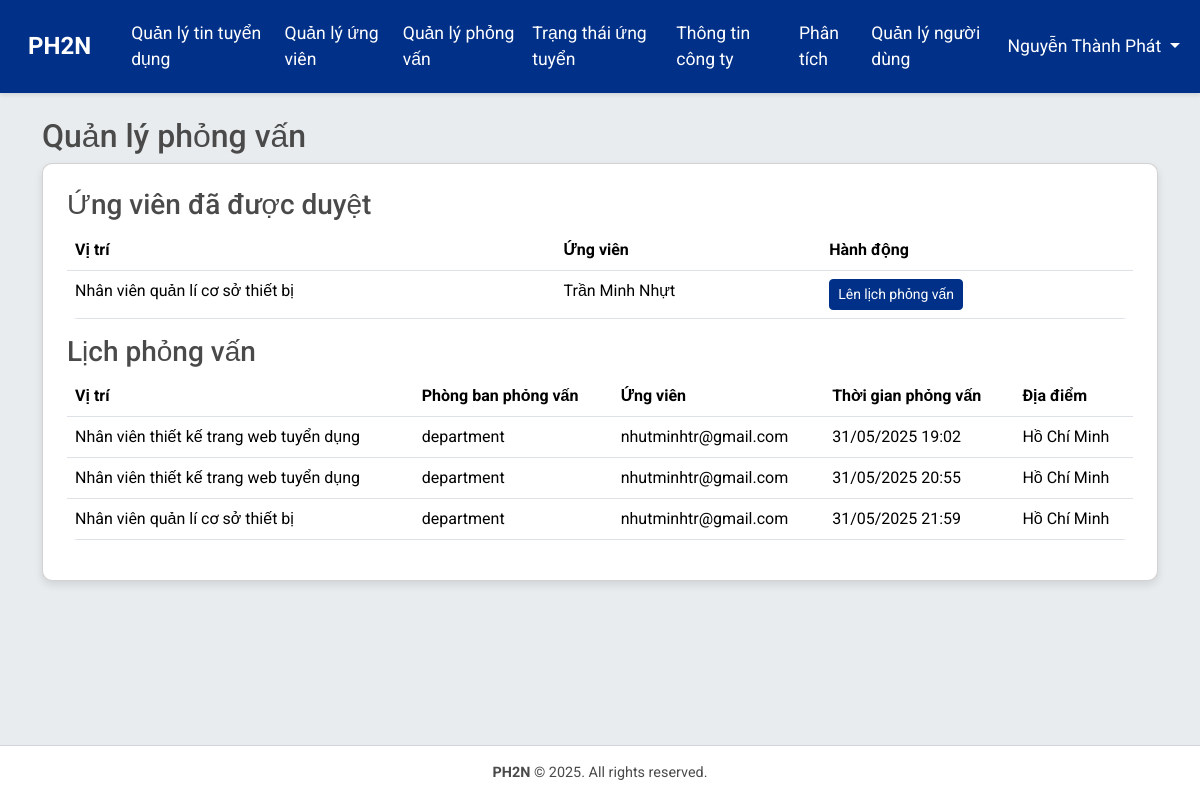
/hr/interviews/ (signed in), run on an earlier commit of the app's database.
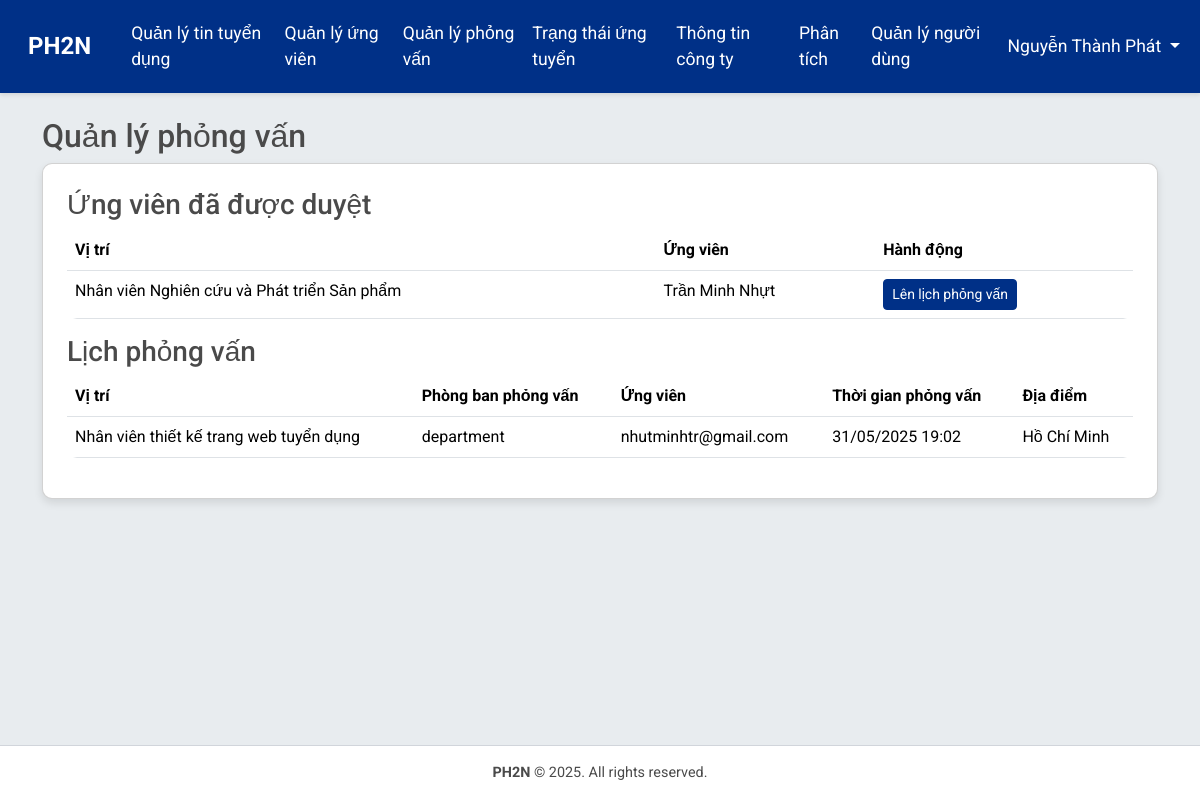
And on a later commit of the database.
### jobs/models.py (models this page shows, shortened)
class Application(models.Model):
    job = models.ForeignKey(JobPosting, on_delete=models.CASCADE)
    user = models.ForeignKey(CustomUser, on_delete=models.CASCADE)
    cv = models.FileField(upload_to='cvs/')
    status = models.CharField(max_length=20, choices=[
        ('pending', 'Pending'),
        ('accepted', 'Accepted'),
        ('rejected', 'Rejected'),
    ], default='pending')
    applied_at = models.DateTimeField(auto_now_add=True)
    rejection_reason = models.TextField(blank=True, null=True)  # Thêm trường này

class JobPosting(models.Model):
    title = models.CharField(max_length=255)
    department = models.CharField(max_length=100)
    description = models.TextField()
    is_active = models.BooleanField(default=True)
    created_by = models.ForeignKey(CustomUser, on_delete=models.CASCADE)
    created_at = models.DateTimeField(auto_now_add=True)

### accounts/models.py (models this page shows, shortened)
class CustomUser(AbstractBaseUser, PermissionsMixin):
    ROLE_CHOICES = [
        ('hr', 'HR'),
        ('applicant', 'Applicant'),
        ('director', 'Director'),
        ('department', 'Department'),
    ]
    email = models.EmailField(unique=True)
    full_name = models.CharField(max_length=255)
    role = models.CharField(max_length=20, choices=ROLE_CHOICES, default='applicant')
    department = models.CharField(max_length=100, blank=True, help_text="Department or division within the company")
    department = models.CharField(max_length=100, choices=DEPARTMENTS, blank=True, default='', help_text="Phòng ban trong công ty")
    phone_number = models.CharField(max_length=15, blank=True)
    address = models.TextField(blank=True)
    is_active = models.BooleanField(default=True)
    is_staff = models.BooleanField(default=False)
    is_interviewer = models.BooleanField(default=False, help_text="Xác định người dùng có thể làm người phỏng vấn")  # Thêm trường này
    objects = CustomUserManager()
    USERNAME_FIELD = 'email'
    REQUIRED_FIELDS = ['full_name']

### hr/models.py (models this page shows, shortened)
class InterviewSchedule(models.Model):
    application = models.ForeignKey(Application, on_delete=models.CASCADE)
    department = models.CharField(max_length=100, choices=DEPARTMENTS, help_text="Phòng ban phỏng vấn")
    scheduled_time = models.DateTimeField()
    location = models.CharField(max_length=255)
    created_by = models.ForeignKey(CustomUser, on_delete=models.SET_NULL, null=True)
    created_at = models.DateTimeField(auto_now_add=True)

### hr/views.py (the view, shortened to what this page needs)
# urls.py: path('interviews/', views.manage_interviews, name='manage_interviews'),
@login_required
def manage_interviews(request):
    if request.user.role == 'hr':
        approved_applications = Application.objects.filter(status='approved')
        interviews = InterviewSchedule.objects.all()
    elif request.user.role == 'applicant':
        approved_applications = Application.objects.none()  # Không thấy ứng viên khác
        interviews = InterviewSchedule.objects.filter(application__user=request.user)
    else:
        messages.error(request, 'Bạn không có quyền truy cập vào mục này.')
        return redirect('jobs:job_list')
    return render(request, 'hr/manage_interviews.html', {
        'approved_applications': approved_applications,
        'interviews': interviews,
        'user_role': request.user.role,
        'user_department': request.user.department
    })

### templates/hr/manage_interviews.html (shortened to what this page needs)
{% extends 'base.html' %}
{% load django_bootstrap5 %}
{% block content %}
<h2>Quản lý phỏng vấn</h2>
<div class="card p-4">
    <h3>Ứng viên đã được duyệt</h3>
    {% if approved_applications %}
    <table class="table">
        <thead>
            <tr>
                <th>Vị trí</th>
                <th>Ứng viên</th>
                <th>Hành động</th>
            </tr>
        </thead>
        <tbody>
            {% for application in approved_applications %}
            <tr>
                <td>{{ application.job.title }}</td>
                <td>{{ application.user.full_name }}</td>
                <td>
                    {% if request.user.role == 'hr' %}
                    <a href="{% url 'hr:schedule_interview' application.id %}" class="btn btn-sm btn-primary">Lên lịch phỏng vấn</a>
                    {% endif %}
                </td>
            </tr>
            {% endfor %}
        </tbody>
    </table>
    {% else %}
    <p>Chưa có ứng viên nào được duyệt.</p>
    {% endif %}
    <h3>Lịch phỏng vấn</h3>
    {% if interviews %}
    <table class="table">
        <thead>
            <tr>
                <th>Vị trí</th>
                <th>Phòng ban phỏng vấn</th>
                <th>Ứng viên</th>
                <th>Thời gian phỏng vấn</th>
                <th>Địa điểm</th>
            </tr>
        </thead>
        <tbody>
            {% for interview in interviews %}
            <tr>
                <td>{{ interview.application.job.title }}</td>
                <td>{{ interview.get_department_display }}</td>
                <td>{{ interview.application.user.email }}</td>
                <td>{{ interview.scheduled_time|date:"d/m/Y H:i" }}</td>
                <td>{{ interview.location }}</td>
            </tr>
            {% endfor %}
        </tbody>
    </table>
    {% else %}
    <p>Chưa có lịch phỏng vấn nào.</p>
    {% endif %}
</div>
{% endblock %}

What changed in the data, as far as the page shows it:
no longer on this page (row edited): Application: job "Nhân viên quản lí cơ sở thiết bị", user.full_name "Trần Minh Nhựt"
removed InterviewSchedule: application.job "Nhân viên thiết kế trang web tuyển dụng", department "department", application.user.email "nhutminhtr@gmail.com", scheduled_time "31/05/2025 20:55", location "Hồ Chí Minh"
removed InterviewSchedule: application.job "Nhân viên quản lí cơ sở thiết bị", department "department", application.user.email "nhutminhtr@gmail.com", scheduled_time "31/05/2025 21:59", location "Hồ Chí Minh"
added Application: job "Nhân viên Nghiên cứu và Phát triển Sản phẩm", user.full_name "Trần Minh Nhựt"
